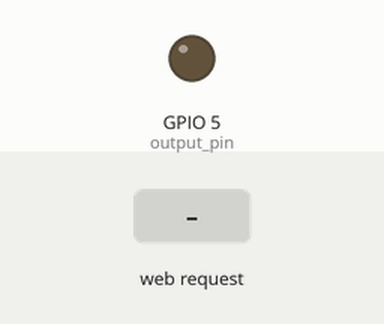
The sketch below on a simulated ESP8266 (NodeMCU). On the bench: output pins drawn as LEDs (lit = HIGH). The test bench sets the inputs (shaded band). WiFi joins after 1.5 s; servers stay silent unless stated; what the sketch prints to the serial monitor is not drawn.

Above: at 2.7 s.
2.8 s: HTTP request GET /on received
At 4.0 s:
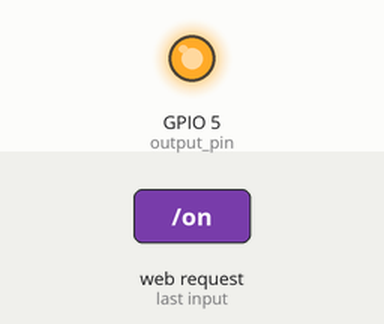
4.3 s: HTTP request GET /off received
At 5.1 s:
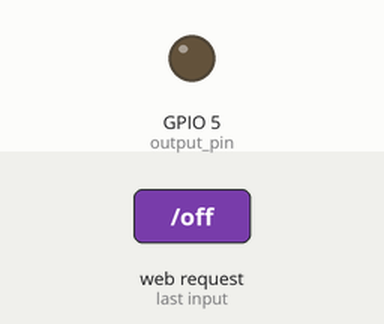
Timing chart, 0 to 7.3 s (numbered marks = the images above; inputs shaded):
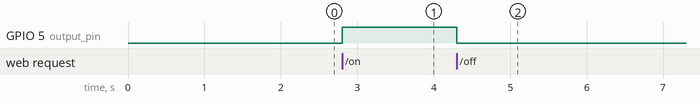

The sketch:

lamp_control.ino
```cpp
// (licence header left out)
// Required libraries
#include <ESP8266WiFi.h>

// WiFi parameters
const char* ssid = "wifi-name";
const char* password = "wifi-pass";

// Create an instance of the server
WiFiServer server(80);

// Pin
int output_pin = 5;

void setup() {

  // Start Serial
  Serial.begin(115200);
  delay(10);

  // Prepare GPIO5
  pinMode(output_pin, OUTPUT);
  digitalWrite(output_pin, 0);

  // Connect to WiFi network
  Serial.println();
  Serial.println();
  Serial.print("Connecting to ");
  Serial.println(ssid);

  WiFi.begin(ssid, password);

  while (WiFi.status() != WL_CONNECTED) {
    delay(500);
    Serial.print(".");
  }
  Serial.println("");
  Serial.println("WiFi connected");

  // Start the server
  server.begin();
  Serial.println("Server started");

  // Print the IP address
  Serial.println(WiFi.localIP());
}

void loop() {

  // Check if a client has connected
  WiFiClient client = server.available();
  if (!client) {
    return;
  }

  // Wait until the client sends some data
  Serial.println("new client");
  while(!client.available()){
    delay(1);
  }

  // Read the first line of the request
  String req = client.readStringUntil('\r');
  Serial.println(req);
  client.flush();

  // Match the request
  if (req.indexOf("/on") != -1){
    digitalWrite(output_pin, 1);
  }
  else if (req.indexOf("/off") != -1) {
    digitalWrite(output_pin, 0);
  }

  client.flush();

  // Prepare the response
  String s = "HTTP/1.1 200 OK\r\nContent-Type: text/html\r\n\r\n";
  s += "<head>";
  s += "<meta name=\"viewport\" content=\"width=device-width, initial-scale=1\">";
  s += "<script src=\"https://code.jquery.com/jquery-2.1.3.min.js\"></script>";
  s += "<link rel=\"stylesheet\" href=\"https://maxcdn.bootstrapcdn.com/bootstrap/3.3.4/css/bootstrap.min.css\">";
  s += "</head>";
  s += "<div class=\"container\">";
  s += "<h1>Lamp Control</h1>";
  s += "<div class=\"row\">";
  s += "<div class=\"col-md-2\"><input class=\"btn btn-block btn-lg btn-primary\" type=\"button\" value=\"On\" onclick=\"on()\"></div>";
  s += "<div class=\"col-md-2\"><input class=\"btn btn-block btn-lg btn-danger\" type=\"button\" value=\"Off\" onclick=\"off()\"></div>";
  s += "</div></div>";
  s += "<script>function on() {$.get(\"/on\");}</script>";
  s += "<script>function off() {$.get(\"/off\");}</script>";

  // Send the response to the client
  client.print(s);
  delay(1);
  Serial.println("Client disconnected");

  // The client will actually be disconnected
  // when the function returns and 'client' object is detroyed
}
```

Measured:
- after the input at 2.8 s, GPIO 5 (output_pin): LOW → HIGH at once
- after the input at 4.3 s, GPIO 5 (output_pin): HIGH → LOW at once
